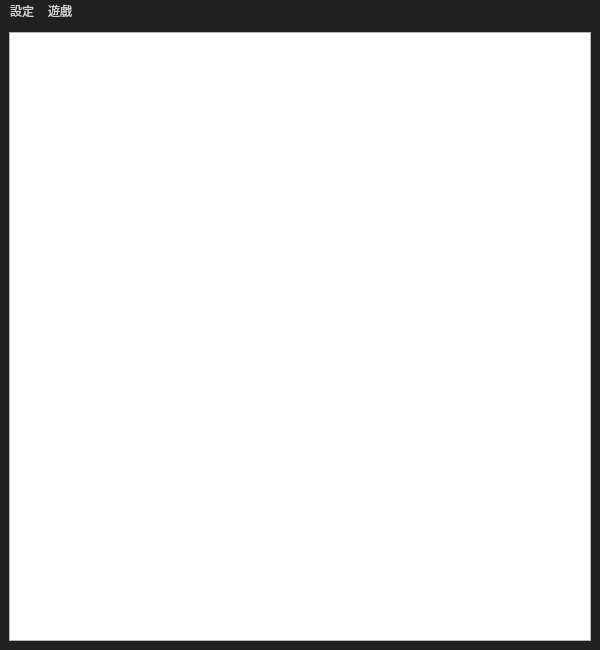
<?xml version="1.0" encoding="UTF-8"?>
<ui version="4.0">
 <class>MainWindow</class>
 <widget class="QMainWindow" name="MainWindow">
  <property name="geometry">
   <rect>
    <x>0</x>
    <y>0</y>
    <width>600</width>
    <height>650</height>
   </rect>
  </property>
  <property name="minimumSize">
   <size>
    <width>600</width>
    <height>600</height>
   </size>
  </property>
  <property name="windowTitle">
   <string>Tetris</string>
  </property>
  <property name="autoFillBackground">
   <bool>false</bool>
  </property>
  <property name="styleSheet">
   <string notr="true">QMainWindow{
  background : rgb(32, 32, 32);
}

QMenuBar{
    background : rgb(32, 32, 32);
    color : rgb(208, 208, 208);
}

/*unknown why*/
QMenuBar::item:selected{
    background : rgb(65, 65, 65);
}

QMenu{
    background : rgb(32, 32, 32);
    color : rgb(208, 208, 208);
}
QMenu:selected{
    background : rgb(65, 65, 65);
}</string>
  </property>
  <widget class="QWidget" name="centralwidget">
   <property name="autoFillBackground">
    <bool>false</bool>
   </property>
   <layout class="QVBoxLayout" name="verticalLayout_3">
    <item>
     <widget class="QGraphicsView" name="graphicsView"/>
    </item>
   </layout>
  </widget>
  <widget class="QMenuBar" name="menubar">
   <property name="geometry">
    <rect>
     <x>0</x>
     <y>0</y>
     <width>600</width>
     <height>22</height>
    </rect>
   </property>
   <widget class="QMenu" name="menuTetris">
    <property name="styleSheet">
     <string notr="true">:hover{
    background-color: rgb(65, 65, 65);
}</string>
    </property>
    <property name="title">
     <string>設定</string>
    </property>
    <addaction name="action_3"/>
    <addaction name="action_7"/>
    <addaction name="separator"/>
   </widget>
   <widget class="QMenu" name="menu">
    <property name="title">
     <string>遊戲</string>
    </property>
    <addaction name="action_10"/>
    <addaction name="action_11"/>
   </widget>
   <addaction name="menuTetris"/>
   <addaction name="menu"/>
  </widget>
  <action name="action_3">
   <property name="text">
    <string>按鍵綁定</string>
   </property>
  </action>
  <action name="action_7">
   <property name="text">
    <string>音量</string>
   </property>
  </action>
  <action name="action_9">
   <property name="text">
    <string>新遊戲</string>
   </property>
   <property name="shortcut">
    <string>Ctrl+N</string>
   </property>
  </action>
  <action name="action_10">
   <property name="text">
    <string>暫停</string>
   </property>
  </action>
  <action name="action_11">
   <property name="text">
    <string>重新開始</string>
   </property>
  </action>
 </widget>
 <resources/>
 <connections/>
</ui>
